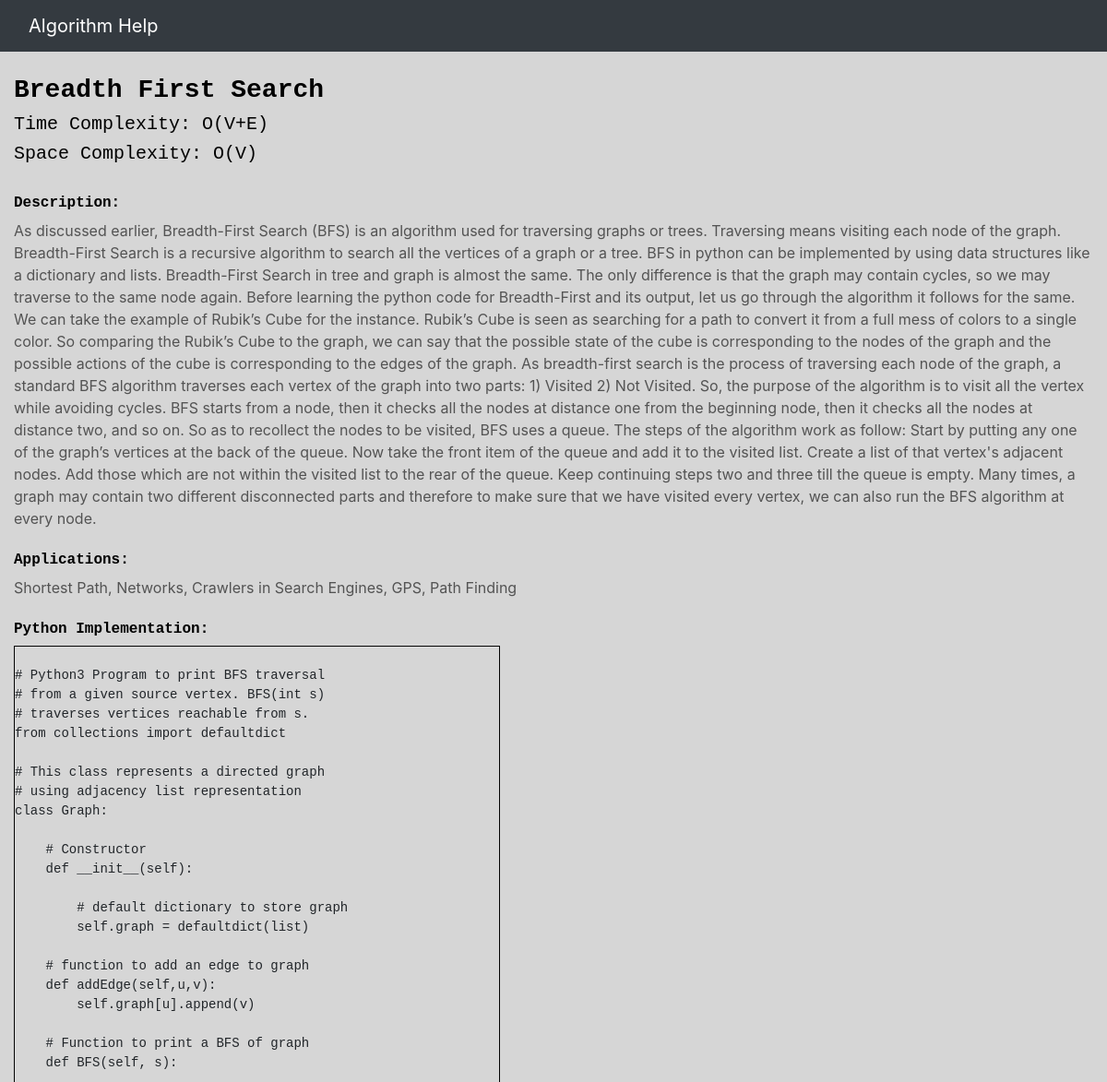
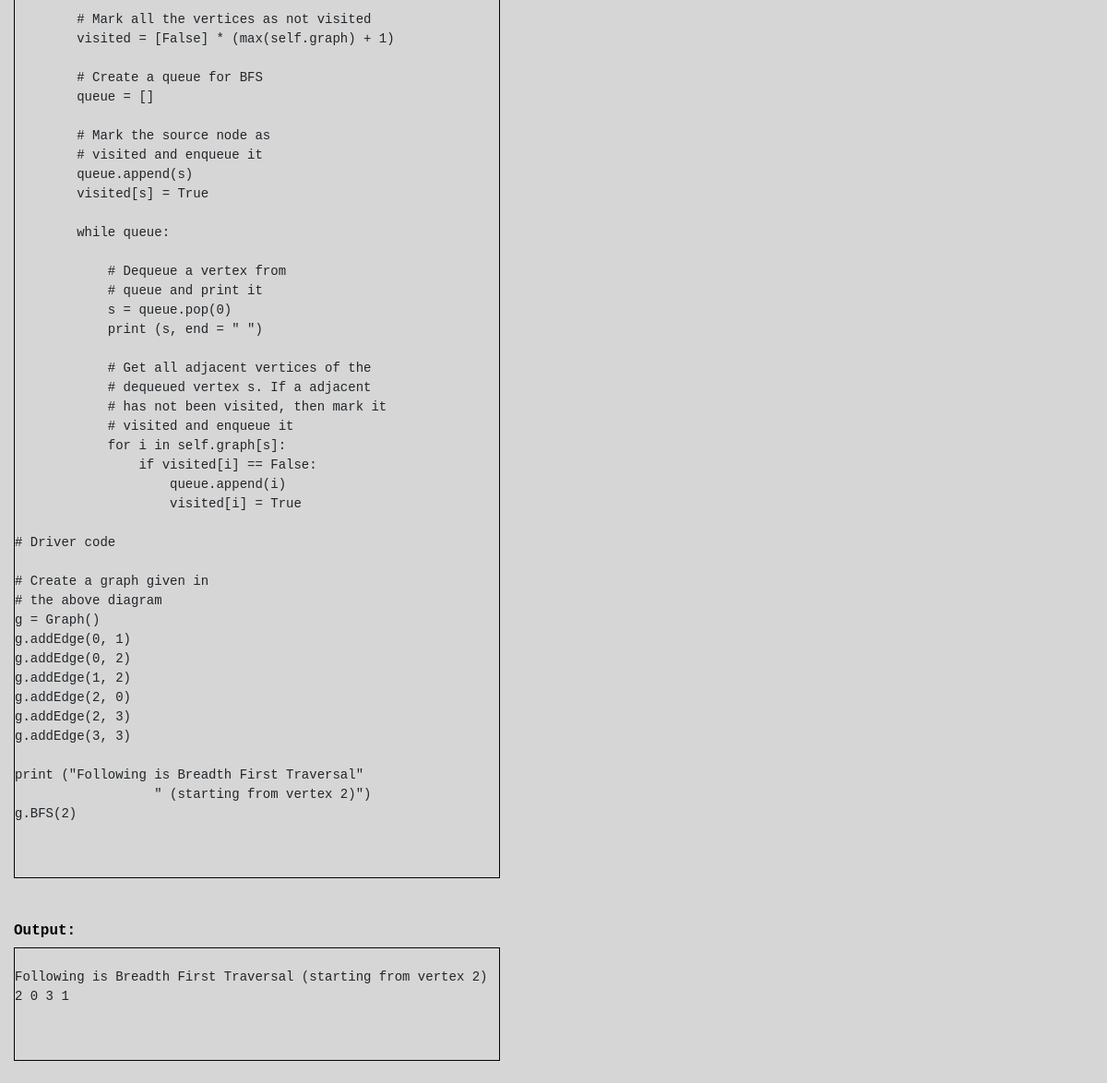
Page /viewalgo/displayalgo/2 on the committed database (2 pictures, top to bottom).
### addAlgo/models.py (models this page shows, shortened)
class addAlgorithm(models.Model):
    name = models.CharField("Name of Algorithm", max_length=30, blank=False, default=' ')
    timeComplexity = models.CharField("Time Complexity", max_length=30, blank=False, default=' ')
    spaceComplexity = models.CharField("Space Complexity", max_length=30, blank=True)
    description = models.TextField("Description", blank=True)
    applications = models.CharField("Applications", max_length=200, blank=True)
    implementation = models.TextField("Implementation", blank=True)
    output = models.TextField("Output", blank=True)

### addAlgo/views.py (the view)
# urls.py: path('viewalgo/displayalgo/<int:id>', displayAlgo, name="displayalgo.html"),
def displayAlgo(request, id):
    data_id = int(id)
    data = addAlgorithm.objects.get(id=data_id)
    context = data
    return render(request, "displayalgo.html", {"specificData": context})

### templates/displayalgo.html
{% extends "base.html" %}
{% block content %}
<h3>
    <strong>{{specificData.name}}</strong>
</h3>
<h5>Time Complexity: {{specificData.timeComplexity}}</h5>
<h5>Space Complexity: {{specificData.spaceComplexity}}</h5>
<br>
<h6><strong>Description:</strong></h6>
{{specificData.description}}
<br>
<br>
<h6><strong>Applications:</strong></h6>
{{specificData.applications}}
<br>
<br>
<h6><strong>Python Implementation:</strong></h6>
<div class="codeblock">
    <pre>
    <code>
{{specificData.implementation}}
    </code>
    </pre>
</div>
<br>
<br>
<h6><strong>Output:</strong></h6>
<div class="codeblock">
    <pre>
    <code>
{{specificData.output}}
    </code>
    </pre>
</div>
{% endblock content %}

### static/main.css (style rules this page uses)
body { background: #d6d6d6; color: #535353; margin-top: 5rem; }
h1, h2, h4, h5, h6 { color: #000000; font-family: "Courier New"; }
h3 { color: #000000; font-family: "Courier New"; }
.codeblock { background: #d6d6d6; width: 45%; padding-left: 20px 10px; border: 1px solid #030303; }

### rows in the picture
addAlgorithm: name "Breadth First Search", timeComplexity "O(V+E)", spaceComplexity "O(V)", description "As discussed earlier, Breadth-First Search (BFS) is an algorithm used for traversing graphs or trees. Traversing means visiting each node of the graph. Breadth-First Search is a recursive algorithm to search all the vertices of a graph or a tree. BFS in python can be implemented by using data structures like a dictionary and lists. Breadth-First Search in tree and graph is almost the same. The only difference is that the graph may contain cycles, so we may traverse to the same node again. Before learning the python code for Breadth-First and its output, let us go through the algorithm it follows for the same. We can take the example of Rubik’s Cube for the instance. Rubik’s Cube is seen as…", applications "Shortest Path, Networks, Crawlers in Search Engines, GPS, Path Finding", implementation "# Python3 Program to print BFS traversal # from a given source vertex. BFS(int s) # traverses vertices reachable from s. from collections import defaultdict # This class represents a directed graph # using adjacency list representation class Graph: # Constructor def __init__(self): # default dictionary to store graph self.graph = defaultdict(list) # function to add an edge to graph def addEdge(self,u,v): self.graph[u].append(v) # Function to print a BFS of graph def BFS(self, s): # Mark all the vertices as not visited visited = [False] * (max(self.graph) + 1) # Create a queue for BFS queue = [] # Mark the source node as # visited and enqueue it queue.append(s) visited[s] = True while queue:…", output "Following is Breadth First Traversal (starting from vertex 2) 2 0 3 1"
